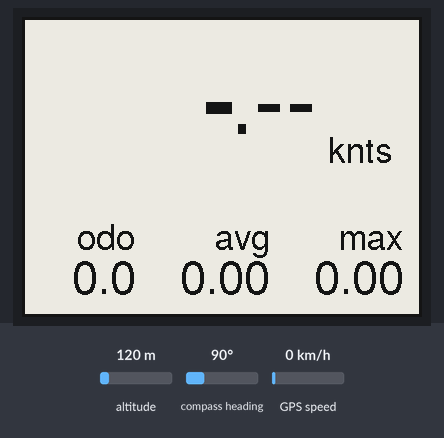
Bench run of a sketch on a simulated ESP32. Shown: 400×300 one-colour display. The test bench sets the inputs (shaded band); at power-on: GPS speed 0 km/h, altitude 120 m, compass heading 90°. The GPS gets a fix after 3 s at 37.7749, -122.4194 with 8 satellites; what the sketch prints to the serial monitor is not drawn.

Above: at 4.1 s.
At 5.8 s:
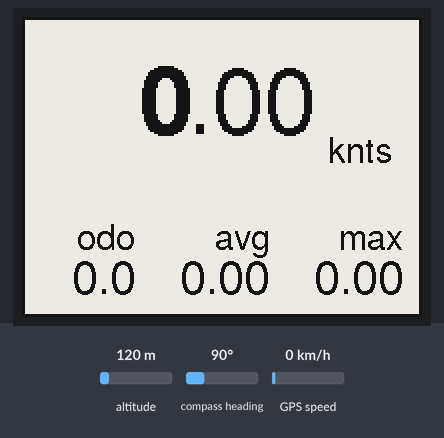
5.9 s: GPS speed set to 2 km/h
At 9.9 s:
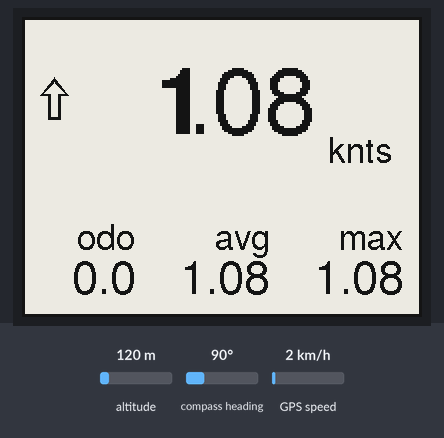
11.2 s: GPS speed set to 30 km/h
At 14.9 s:
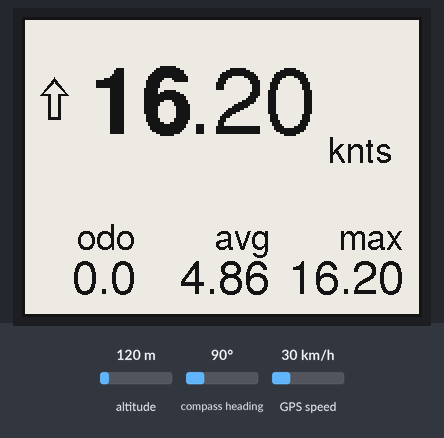
16.5 s: GPS speed set to 60 km/h
At 19.9 s:
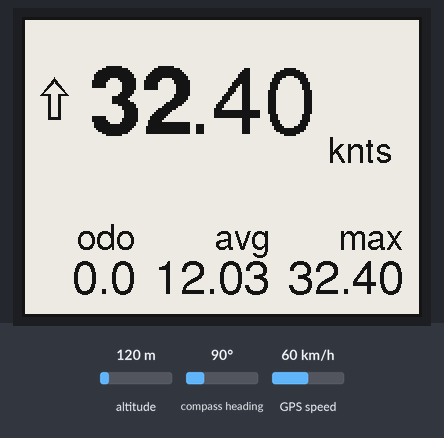
Timing chart, 0 to 21.4 s (numbered marks = the images above; inputs shaded):
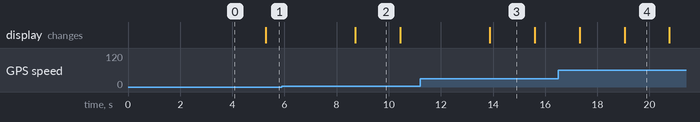

Measured:
- after the input at 5.9 s, the display: changes after 2.8 s (image 2)
- after the input at 11.2 s, the display: changes after 2.7 s (image 3)
- what the display in image 2 shows lasts 1.7 s, from 8.7 s to 10.4 s

The sketch:

wind_gps_eink_v1_5_speed_only.ino.ino
```cpp
/*
 * GPS Speed Display
 * =================
 * Hardware : Generic ESP32 DevKit (30-pin)
 * Display  : Waveshare 4.2" V2 B&W e-ink (GDEY042T81) 400x300px SPI
 * GPS      : REYAX RYS352A V1.0  — Serial2 @ 115200 baud
 * Power    : 12V switched supply
 *
 * Pin assignments (conflict-free):
 * ─────────────────────────────────
 *  E-ink SCK   → GPIO 18   (HW SPI clock)
 *  E-ink MOSI  → GPIO 23   (HW SPI data)
 *  E-ink CS    → GPIO  5
 *  E-ink DC    → GPIO  2   (moved from original 17 to free GPS UART)
 *  E-ink RST   → GPIO 15   (moved from original 16 to free GPS UART)
 *  E-ink BUSY  → GPIO  4
 *  GPS TX      → GPIO 16   (Serial2 RX on ESP32)
 *  GPS RX      → GPIO 17   (Serial2 TX on ESP32)
 *
 * Libraries required (install via Arduino Library Manager):
 *   GxEPD2          — e-ink display driver
 *   Adafruit GFX    — graphics primitives
 *   Adafruit BusIO  — I2C/SPI abstraction (GxEPD2 dependency)
 *   TinyGPS++       — GPS NMEA parser
 *
 * Display layout (400 x 300 px):
 *   Top    : speed trend arrow, speed (bold integer + regular decimals), "knts"
 *   Bottom : trip odometer (nm), average speed and max speed (kts)
 *
 * Trip stats reset on power-up. Only samples at or above
 * MOVING_THRESHOLD_KTS count toward odometer/average, to ignore GPS drift.
 *
 * Refresh strategy:
 *   Full refresh   : on boot, then every FULL_REFRESH_INTERVAL cycles
 *   Partial refresh: single window inset 16px from display edges
 *
 * GPS speed freshness:
 *   TinyGPS++'s isValid() reports whether a sentence has EVER parsed
 *   successfully — it does NOT reset if new sentences stop arriving, so a
 *   stalled/corrupted NMEA stream reads as "still valid" while quietly
 *   showing the last good value forever. Freshness is tracked separately via
 *   gps.speed.age() against GPS_STALE_TIMEOUT_MS; the GPS UART also gets a
 *   larger RX ring buffer so bytes aren't dropped while the loop is blocked
 *   inside an e-ink refresh. See updateGPS() for detail.
 *
 * Version history:
 *   1.0  Initial merge of OLED receiver + e-ink display sketches
 *   1.1  Fixed refresh: single left-panel partial window, static gauge graphic
 *   1.2  Fixed perimeter pulsing, pointer partial window, black/white clear
 *   1.3  Fixed white-box corruption: right gauge panel now fully redrawn each
 *        partial cycle. Left panel inset increased to 10px. Removed pointer-only
 *        partial window approach which is fundamentally incompatible with e-ink
 *        partial refresh fillScreen behaviour.
 *   1.4  Removed shutdown-detection interrupt and shutdown clear sequence
 *        (hardware no longer present). Removed minor (5°) wind gauge ticks,
 *        major ticks/labels/arc/pointer unchanged. Fixed GPS speed value
 *        freezing: enlarged GPS UART RX buffer and added age-based staleness
 *        check so a stalled fix now shows "--.-" instead of a stuck value;
 *        display refresh cadence and partial/full refresh logic untouched.
 *   1.5  Speed-only: removed wind angle, ESP-NOW receiver and wind gauge.
 *   1.6  Adjusted label Y position for better alignment with speed value.
 *   1.7  New layout: trend arrow, split-weight speed, trip odo/avg/max row.
 */

// ── Core ───────────────────────────────────────────────────────────────────
#include <Arduino.h>
#include <SPI.h>

// ── GPS ────────────────────────────────────────────────────────────────────
#include <TinyGPS++.h>
#include <HardwareSerial.h>

// ── E-ink display ──────────────────────────────────────────────────────────
#include <GxEPD2_BW.h>
#include <Fonts/FreeSansBold24pt7b.h>
#include <Fonts/FreeSans24pt7b.h>
#include <Fonts/FreeSans18pt7b.h>

// ══════════════════════════════════════════════════════════════════════════
//  PIN DEFINITIONS
// ══════════════════════════════════════════════════════════════════════════

// E-ink SPI
#define EPD_SCK     18
#define EPD_MOSI    23
#define EPD_CS       5
#define EPD_DC       2    // moved — was 17 in original e-ink sketch
#define EPD_RST     15    // moved — was 16 in original e-ink sketch
#define EPD_BUSY     4

// GPS Serial2
#define GPS_RX      16    // ESP32 Serial2 RX  ← GPS TX wire
#define GPS_TX      17    // ESP32 Serial2 TX  → GPS RX wire
#define GPS_BAUD    115200

// GPS UART RX ring buffer — enlarged from the ESP32 HardwareSerial default
// (256 bytes) so incoming NMEA bytes aren't dropped while the loop is
// blocked inside an e-ink partial/full refresh (which can take from a few
// hundred ms up to a couple of seconds). Must be set before gpsSerial.begin().
#define GPS_RX_BUFFER_BYTES  2048

// ══════════════════════════════════════════════════════════════════════════
//  DISPLAY OBJECT
// ══════════════════════════════════════════════════════════════════════════

GxEPD2_BW<GxEPD2_420_GDEY042T81, GxEPD2_420_GDEY042T81::HEIGHT>
    display(GxEPD2_420_GDEY042T81(EPD_CS, EPD_DC, EPD_RST, EPD_BUSY));

static const int DISP_W = 400;
static const int DISP_H = 300;

// ══════════════════════════════════════════════════════════════════════════
//  LAYOUT CONSTANTS
// ══════════════════════════════════════════════════════════════════════════

// Main speed readout (right edge of decimals is fixed so the point doesn't jump)
static const int SPEED_RIGHT_X = 290;
static const int SPEED_Y       = 115;
static const int UNIT_X        = 306;
static const int UNIT_Y        = 145;

// Trend arrow
static const int ARROW_CX     = 32;
static const int ARROW_TOP    = 60;
static const int ARROW_BOTTOM = 102;

// Trip stats row — columns are right-aligned to these x positions
static const int STAT_LABEL_Y = 232;
static const int STAT_VALUE_Y = 276;
static const int STAT_COL_RIGHT[3] = { 112, 246, 380 };

// Partial refresh box.
// Inset 16px from all display edges — GDEY042T81 border waveform fires
// reliably within ~14px of the physical edge on this panel revision.
static const int BOX_X = 16;
static const int BOX_Y = 16;
static const int BOX_W = DISP_W - 32;
static const int BOX_H = DISP_H - 32;

// Full refresh cadence — every N cycles do a full panel refresh to clear ghosting.
static const uint32_t FULL_REFRESH_INTERVAL = 60;

// ══════════════════════════════════════════════════════════════════════════
//  LIVE DATA  (updated by GPS parse)
// ══════════════════════════════════════════════════════════════════════════

static float gps_speed_kts = 0.0f;   // knots from GPS
static bool  gps_valid     = false;  // true when GPS has a fresh, valid fix

// Max age of the last successfully-parsed speed sentence before it is
// treated as stale rather than displayed as a live value. GPS speed
// sentences (RMC/VTG) typically arrive at 1Hz, so 3s tolerates a couple of
// missed/corrupted sentences without false-flagging, while still catching a
// genuinely stalled feed quickly.
static const uint32_t GPS_STALE_TIMEOUT_MS = 3000;

HardwareSerial gpsSerial(1);   // Serial2 on GPIO16/17 via UART1
TinyGPSPlus    gps;

// ══════════════════════════════════════════════════════════════════════════
//  TRIP STATS  (since power-up)
// ══════════════════════════════════════════════════════════════════════════

static const float MOVING_THRESHOLD_KTS = 0.5f;
static const float TREND_DEADBAND_KTS   = 0.05f;
static const float METERS_PER_NM        = 1852.0f;

static float    trip_nm        = 0.0f;
static float    trip_max_kts   = 0.0f;
static float    trip_speed_sum = 0.0f;
static uint32_t trip_samples   = 0;
static int      speed_trend    = 0;   // +1 rising, -1 falling, 0 steady

// Must run before anything else reads gps.speed/location, which clears isUpdated().
void updateTripStats() {
    static float  prev_kts = -1.0f;
    static double prev_lat = 0.0, prev_lng = 0.0;
    static bool   have_prev_loc = false;

    if (gps.speed.isUpdated() && gps.speed.isValid()) {
        float kts = gps.speed.knots();
        if (prev_kts >= 0.0f) {
            float delta = kts - prev_kts;
            speed_trend = (delta >  TREND_DEADBAND_KTS) ?  1 :
                          (delta < -TREND_DEADBAND_KTS) ? -1 : 0;
        }
        prev_kts = kts;

        if (kts >= MOVING_THRESHOLD_KTS) {
            trip_speed_sum += kts;
            trip_samples++;
        }
        if (kts > trip_max_kts) trip_max_kts = kts;
    }

    if (gps.location.isUpdated() && gps.location.isValid()) {
        double lat = gps.location.lat();
        double lng = gps.location.lng();
        if (have_prev_loc && gps.speed.knots() >= MOVING_THRESHOLD_KTS) {
            trip_nm += TinyGPSPlus::distanceBetween(prev_lat, prev_lng, lat, lng) / METERS_PER_NM;
        }
        prev_lat = lat;
        prev_lng = lng;
        have_prev_loc = true;
    }
}

// ══════════════════════════════════════════════════════════════════════════
//  GPS
// ══════════════════════════════════════════════════════════════════════════

// updateGPS() diagnosis (periodic "frozen" speed value):
//   1) gpsSerial used the ESP32 HardwareSerial default 256-byte RX buffer.
//      The e-ink refresh (partialRefresh()/fullRefresh()) blocks loop() for
//      anywhere from a few hundred ms to a couple of seconds while it waits
//      on the panel BUSY line. NMEA bursts arriving during that window could
//      overrun the small buffer, dropping bytes and corrupting/losing
//      sentences (checksum failures inside TinyGPS++).
//   2) Worse, gps.speed.isValid() only reports whether a sentence has EVER
//      parsed successfully — it never goes false again just because updates
//      stopped arriving. So once corrupted/missing sentences interrupted the
//      stream, isValid() kept returning true and gps.speed.knots() kept
//      returning the last good value, i.e. the displayed speed appeared to
//      "freeze" without any error being visible.
// Fix: gpsSerial is given a larger RX ring buffer (set in setup(), before
// begin()) so bursts survive a blocked refresh, and freshness is verified
// explicitly via gps.speed.age() rather than trusting isValid() alone. This
// function stays non-blocking and is called from loop() exactly as before,
// so the periodic display update timing is unaffected.
void updateGPS() {
    // Non-blocking: drain whatever bytes arrived since last call
    while (gpsSerial.available()) {
        gps.encode(gpsSerial.read());
    }

    updateTripStats();

    if (gps.speed.isValid() && gps.speed.age() <= GPS_STALE_TIMEOUT_MS) {
        gps_speed_kts = gps.speed.knots();
        gps_valid = true;
    } else {
        // Either never had a fix, or the last good sentence is older than
        // GPS_STALE_TIMEOUT_MS — treat as no data rather than show a stale
        // frozen number.
        gps_valid = false;
    }
}

// ══════════════════════════════════════════════════════════════════════════
//  DRAWING
// ══════════════════════════════════════════════════════════════════════════

void printRightAligned(const char* text, int rightX, int baselineY) {
    int16_t bx, by;
    uint16_t tw, th;
    display.getTextBounds(text, 0, 0, &bx, &by, &tw, &th);
    display.setCursor(rightX - (int)tw - bx, baselineY);
    display.print(text);
}

// ── Black border — drawn on every refresh to mask perimeter waveform flash ─
// 3px thick rectangle just inside the display edge. The hardware border
// waveform causes the outermost pixels to flash white briefly during partial
// refresh. A solid black border drawn on every update makes this invisible.
void drawBorder() {
    for (int i = 0; i < 3; i++) {
        display.drawRect(i, i, DISP_W - i*2, DISP_H - i*2, GxEPD_BLACK);
    }
}

// Outlined arrow: dir +1 points up, -1 points down.
void drawTrendArrow(int dir) {
    const int headH = 18, headHalf = 14, shaftHalf = 6, t = 3;
    const int tipY  = (dir > 0) ? ARROW_TOP : ARROW_BOTTOM;
    const int baseY = (dir > 0) ? ARROW_BOTTOM : ARROW_TOP;
    const int headY = tipY + dir * headH;

    int shaftTop = min(headY, baseY);
    int shaftH   = abs(baseY - headY) + 1;
    display.fillTriangle(ARROW_CX, tipY, ARROW_CX - headHalf, headY,
                         ARROW_CX + headHalf, headY, GxEPD_BLACK);
    display.fillRect(ARROW_CX - shaftHalf, shaftTop, shaftHalf * 2 + 1, shaftH, GxEPD_BLACK);

    int innerHeadY = headY - dir * (t - 1);
    int innerBaseY = baseY - dir * t;
    display.fillTriangle(ARROW_CX, tipY + dir * (t + 2),
                         ARROW_CX - headHalf + t + 1, innerHeadY,
                         ARROW_CX + headHalf - t - 1, innerHeadY, GxEPD_WHITE);
    int innerTop = min(innerHeadY - dir, innerBaseY);
    int innerH   = abs(innerBaseY - (innerHeadY - dir)) + 1;
    display.fillRect(ARROW_CX - shaftHalf + t, innerTop,
                     (shaftHalf - t) * 2 + 1, innerH, GxEPD_WHITE);
}

void drawSpeedValue() {
    char buf[16];
    if (gps_valid) {
        snprintf(buf, sizeof(buf), "%.2f", gps_speed_kts);
    } else {
        snprintf(buf, sizeof(buf), "-.--");
    }

    char* dot = strchr(buf, '.');
    const char* frac = dot ? dot : "";
    char intPart[8];
    size_t intLen = dot ? (size_t)(dot - buf) : strlen(buf);
    if (intLen >= sizeof(intPart)) intLen = sizeof(intPart) - 1;
    memcpy(intPart, buf, intLen);
    intPart[intLen] = '\0';

    int16_t bx, by;
    uint16_t tw, th;
    display.setTextColor(GxEPD_BLACK);
    display.setTextSize(2);

    display.setFont(&FreeSans24pt7b);
    display.getTextBounds(frac, 0, 0, &bx, &by, &tw, &th);
    int fracX = SPEED_RIGHT_X - (int)tw - bx;
    display.setCursor(fracX, SPEED_Y);
    display.print(frac);

    display.setFont(&FreeSansBold24pt7b);
    int fracInkLeft = fracX + bx;
    display.getTextBounds(intPart, 0, 0, &bx, &by, &tw, &th);
    display.setCursor(fracInkLeft - 6 - (int)tw - bx, SPEED_Y);
    display.print(intPart);

    display.setTextSize(1);
    display.setFont(&FreeSans18pt7b);
    display.setCursor(UNIT_X, UNIT_Y);
    display.print("knts");

    if (gps_valid && speed_trend != 0) {
        drawTrendArrow(speed_trend);
    }
}

void drawTripStats() {
    char odo[12], avg[12], mx[12];
    snprintf(odo, sizeof(odo), trip_nm < 100.0f ? "%.1f" : "%.0f", trip_nm);
    snprintf(avg, sizeof(avg), "%.2f", trip_samples ? trip_speed_sum / trip_samples : 0.0f);
    snprintf(mx,  sizeof(mx),  "%.2f", trip_max_kts);

    const char* labels[3] = { "odo", "avg", "max" };
    const char* values[3] = { odo, avg, mx };

    display.setTextColor(GxEPD_BLACK);
    display.setTextSize(1);
    for (int i = 0; i < 3; i++) {
        display.setFont(&FreeSans18pt7b);
        printRightAligned(labels[i], STAT_COL_RIGHT[i], STAT_LABEL_Y);
        display.setFont(&FreeSans24pt7b);
        printRightAligned(values[i], STAT_COL_RIGHT[i], STAT_VALUE_Y);
    }
}

// ══════════════════════════════════════════════════════════════════════════
//  REFRESH ROUTINES
// ══════════════════════════════════════════════════════════════════════════

void fullRefresh() {
    display.setFullWindow();
    display.firstPage();
    do {
        display.fillScreen(GxEPD_WHITE);
        drawBorder();
        drawSpeedValue();
        drawTripStats();
    } while (display.nextPage());
}

// Write Border Waveform Control register directly via SPI.
// GxEPD2 resets this register internally on every partial refresh sequence,
// so it must be re-written after every firstPage/nextPage cycle completes.
// 0x3C = Border Waveform Control register on GDEY042T81 (SSD1683 controller)
// 0x05 = HiZ — border electrode not driven, eliminates perimeter flashing.
void suppressBorder() {
    digitalWrite(EPD_DC, LOW);
    digitalWrite(EPD_CS, LOW);
    SPI.transfer(0x3C);
    digitalWrite(EPD_DC, HIGH);
    SPI.transfer(0x05);
    digitalWrite(EPD_CS, HIGH);
}

void partialRefresh() {
    suppressBorder();
    display.setPartialWindow(BOX_X, BOX_Y, BOX_W, BOX_H);
    display.firstPage();
    do {
        display.fillScreen(GxEPD_WHITE);
        drawBorder();
        drawSpeedValue();
        drawTripStats();
    } while (display.nextPage());
    suppressBorder();
}

// ══════════════════════════════════════════════════════════════════════════
//  SETUP
// ══════════════════════════════════════════════════════════════════════════

void setup() {
    Serial.begin(115200);
    Serial.println("GPS speed e-ink display — starting up");

    // GPS Serial2 — RX buffer enlarged before begin() so bursts arriving
    // while the loop is blocked in an e-ink refresh aren't dropped (see
    // updateGPS() for the full explanation of the freeze this fixes).
    gpsSerial.setRxBufferSize(GPS_RX_BUFFER_BYTES);
    gpsSerial.begin(GPS_BAUD, SERIAL_8N1, GPS_RX, GPS_TX);
    Serial.println("GPS serial started");

    // E-ink display
    SPI.begin(EPD_SCK, /*MISO*/ -1, EPD_MOSI, EPD_CS);
    display.init(115200, true, 2, false);
    display.setRotation(0);   // landscape 400 x 300

    Serial.println("Display init — drawing first frame");
    fullRefresh();

    // Suppress border waveform — write after fullRefresh so display is idle
    // and SPI bus is free. Register 0x3C = 0x05 (HiZ) on GDEY042T81.
    digitalWrite(EPD_DC,  LOW);
    digitalWrite(EPD_CS,  LOW);
    SPI.transfer(0x3C);
    digitalWrite(EPD_DC,  HIGH);
    SPI.transfer(0x05);
    digitalWrite(EPD_CS,  HIGH);

    Serial.println("Setup complete");
}

// ══════════════════════════════════════════════════════════════════════════
//  MAIN LOOP
// ══════════════════════════════════════════════════════════════════════════

static uint32_t cycleCount = 0;

void loop() {
    // ── 1. Drain GPS UART and update speed/fix status
    updateGPS();

    // ── 2. Refresh display
    cycleCount++;
    if (cycleCount % FULL_REFRESH_INTERVAL == 0) {
        fullRefresh();
    } else {
        partialRefresh();
    }

    // ── 3. Drain GPS UART again immediately after the refresh.
    // The refresh call above blocks for anywhere from ~300ms (partial) to a
    // couple of seconds (full), during which NMEA bytes queue up in the
    // enlarged RX buffer (see updateGPS()). Draining here — rather than
    // waiting for the top of the next loop pass — keeps the buffer from
    // building up across consecutive cycles and gets fresh speed data
    // parsed as soon as possible. This is a cheap, non-blocking call and
    // does not change the display refresh cadence below.
    updateGPS();

    // ── 4. Pace the loop
    // The e-ink partial refresh itself takes ~300ms so effective rate is
    // roughly 1.2 updates/sec.
    delay(500);
}
```
